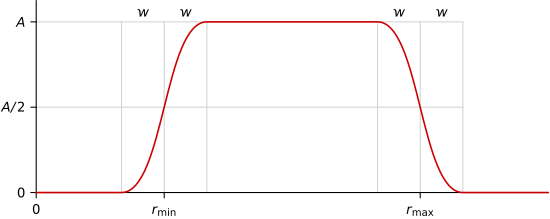

Recreate this plot in Python.
import numpy as np
import matplotlib.pyplot as plt

n = 12
rmin = 2.5
rmax = 9.5
w = 1

r = np.linspace(0, n, n * 20)


def smoothstep(r):
    if r < rmin - w or r > rmax + w:
        return 0
    elif r < rmin + w:
        t = (r - (rmin - w)) / (2 * w)
        return t**2 * (3 - 2 * t)
    elif r > rmax - w:
        t = ((rmax + w) - r) / (2 * w)
        return t**2 * (3 - 2 * t)
    else:  # rmin + w < r < rmax + w
        return 1


fig = plt.figure(figsize=(6, 2), frameon=False)

ax = plt.gca()
ax.spines['top'].set_visible(False)
ax.spines['right'].set_visible(False)

plt.xlim((0, n))
plt.xticks([0, rmin, rmax], ['$0$', r'$r_{\rm min}$', r'$r_{\rm max}$'])

plt.ylim((0, 1.1))
plt.ylim(bottom=0)
plt.yticks([0, 0.5, 1], ['$0$', '$A/2$', '$A$'])

plt.vlines([rmin - w, rmin, rmin + w], 0, 1, color='lightgray')
plt.vlines([rmax - w, rmax, rmax + w], 0, 1, color='lightgray')
plt.hlines([0.5, 1], 0, rmax + w, color='lightgray')

textprm = {'horizontalalignment': 'center',
           'verticalalignment': 'bottom'}
plt.text(rmin - w/2, 1, '$w$', textprm)
plt.text(rmin + w/2, 1, '$w$', textprm)
plt.text(rmax - w/2, 1, '$w$', textprm)
plt.text(rmax + w/2, 1, '$w$', textprm)

plt.plot(r, [smoothstep(ri) for ri in r], color='red')

plt.tight_layout()

#plt.show()
#plt.savefig('smoothstep.svg')
